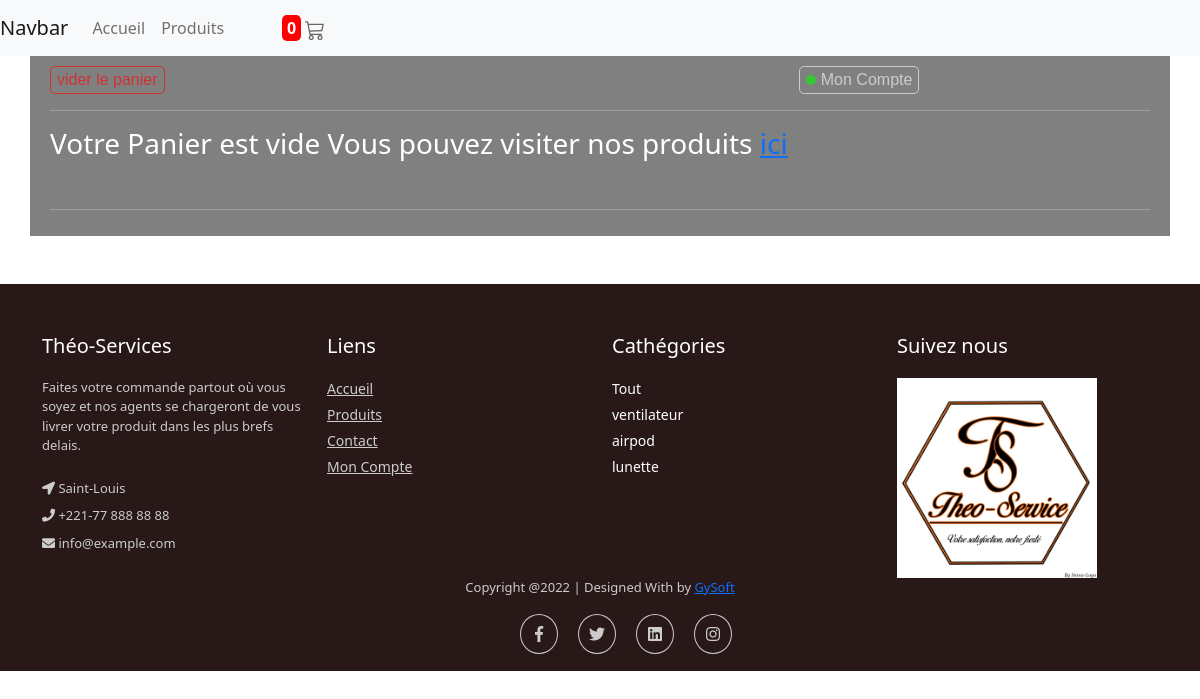
Screenshot of /theo/nom_panier/ (signed in) with the database file from the repository.
### theo/models.py (models this page shows, shortened)
class Cathegorie(models.Model):
	nom=models.CharField(max_length=30)
	date = models.DateTimeField(auto_now_add=True)

### theo/views.py (the view, shortened to what this page needs)
# urls.py: path('nom_panier/',views.mon_panier,name='mon_panier'),
def mon_panier(request):
	if not request.user.is_authenticated:
		return redirect('home')
	if request.method=='POST':
		prod = get_object_or_404(Produit,pk=request.POST.get('id'))
		pan = Commande.objects.get(produit=prod,user=request.user,commanded=False)
		pan.qte = request.POST.get('nb')
		pan.save()
	nb_panier = 0
	if request.user.is_authenticated:
		nb_panier = Commande.objects.all().filter(commanded=False,user=request.user).count()
	paniers = Commande.objects.all().filter(user=request.user,commanded=False)
	vide = True
	if paniers.exists():
		vide = False
	produits=[]
	context={'produits':produits,'nb_panier':nb_panier,'cathegories':cathegories,'vide':vide}
	return render(request,'panier.html',context)

### theo/templates/panier.html (shortened to what this page needs)
{% extends "base.html" %}
{% block content %}
	<div class="container header mb-5">
		<div class="account-header">
			<div class="row">
				{% if user.is_authenticated %}
					<div class="col-md-8 col-5">
						<a href="{% url 'vider_panier' %}" class="header-link souligne" onclick="return confirm('Voulez vous vider votre panier ?')"><button class="form-btn" style="border:1px solid red;color:red">vider le panier</button></a>
					</div>
					<div class="col-md-4 col-7">
						<a href="{% url 'compte' %}" class="header-link souligne"><button class="form-btn"><div class="online-div"></div> Mon Compte</button></a>
					</div>
				{% else %}
					<div class="col-md-8 col-5">
					</div>
					<div class="col-md-4 col-7">
						<a href="{% url 'register_view' %}" class="header-link souligne"><b>Inscription</b></a> / <a href="{% url 'login_view' %}" class="header-link souligne"><b>Connexion</b></a>
					</div>
				{% endif %}
			</div>
		</div>
		<hr>
		<div class="row">
			{% for prod in produits %}
				<div class="panier-prod">
					<div class="row">
						<div class="col-md-4">
							<img src="{{prod.image.url}}" class="panier-img">
						</div>
						<div class="col-md-4">
							<h3><strong>{{prod.nom}}</strong></h3><br><br>
							<strong>Prix : </strong><strong id="prix" class="prix">{{prod.prix}}</strong> Fcfa <br>
						</div>
						<div class="col-md-3">
							<form method="post">
								{% csrf_token %}
								<input type="hidden" name="id" value="{{prod.id}}">
								<p> <strong>Quantité</strong> <button class="form-btn moins">-</button> <input readonly="true" min="1" max="5" id="nb" class="form-btn nbs" type="text" name="nb" value="{{prod.nb}}" style="width:30px">
								<button class="form-btn plus" onclick="actu()">+</button> </p>
								<br>
							</form>
								<a href="{% url 'supp_panier' id_produit=prod.id %}" onclick="return confirm('Voulez vous supprimer ce produit ?')">
									<button class="form-btn" style="border:1px solid red;color:red;opacity:.7">
										<svg xmlns="http://www.w3.org/2000/svg" width="16" height="16" fill="currentColor" class="bi bi-x-square" viewBox="0 0 16 16">
										  <path d="M14 1a1 1 0 0 1 1 1v12a1 1 0 0 1-1 1H2a1 1 0 0 1-1-1V2a1 1 0 0 1 1-1h12zM2 0a2 2 0 0 0-2 2v12a2 2 0 0 0 2 2h12a2 2 0 0 0 2-2V2a2 2 0 0 0-2-2H2z"/>
										  <path d="M4.646 4.646a.5.5 0 0 1 .708 0L8 7.293l2.646-2.647a.5.5 0 0 1 .708.708L8.707 8l2.647 2.646a.5.5 0 0 1-.708.708L8 8.707l-2.646 2.647a.5.5 0 0 1-.708-.708L7.293 8 4.646 5.354a.5.5 0 0 1 0-.708z"/>
										</svg> supprimer
									</button>
								</a>
						</div>
					</div>
				</div>
				{% if not forloop.last %}
					<hr class="mt-2">
				{% endif %}
			{% empty %}
				<div class="row">
					<h3>Votre Panier est vide Vous pouvez visiter nos produits <a href="{% url 'home' %}#Produits">ici</a></h3>
				</div>
			{% endfor %}
		</div>
		<br><hr>
	</div>
{% endblock content %}

### theo/templates/base.html (shortened to what this page needs)
{% load static %}
<!DOCTYPE html>
<html lang="fr" dir="ltr">
  <head>
    <link rel="stylesheet" href="{% static 'css/bootstrap.min.css' %}">
    <link rel="stylesheet" href="{% static 'css/font-awesome.min.css'%}">
    <link rel="stylesheet" href="{% static 'css/bootstrap-theme.css' %}" media="screen" >
    <link rel="stylesheet" href="{% static 'css/main.css' %}">
    <link rel="stylesheet" href="https://use.fontawesome.com/releases/v5.2.0/css/all.css">
  </head>
  <body>
    <nav class="navbar navbar-expand-lg navbar-light bg-light">
  <a class="navbar-brand" href="#">Navbar</a>
  <div class="collapse navbar-collapse" id="navbarSupportedContent">
    <ul class="navbar-nav mr-auto">
      <li class="nav-item active">
        <a href="{% url 'home' %}" class="nav-link">Accueil</a>
      </li>
      <li class="nav-item">
        <a href="{% url 'home' %}#Produits" class="nav-link">Produits</a>
      </li>
      <li class="nav-item" style="width:50px">
      </li>
    </ul>
      <div class="my-2 my-lg-0 ml-2" style="">
        <center>
      {% if user.is_authenticated %}
        <strong class="rond">{{nb_panier}}</strong>
        <a href="{% url 'mon_panier' %}">
        </a>
      {% endif %}
      </div>
  </div>
</nav>
    {% block content %}
    {% endblock content %}
  <footer class="footer">
    <div class="container">
      <div class="row">
        <div class="col-md-3">
          <h5 class="headin5_amrc col_white_amrc pt2">Théo-Services</h5>
          <p class="mb10">Faites votre commande partout où vous soyez et nos agents se chargeront de vous livrer votre produit dans les plus brefs delais.</p>
          <p><i class="fa fa-location-arrow"></i> Saint-Louis </p>
          <p><i class="fa fa-phone"></i>  +221-77 888 88 88  </p>
          <p><i class="fa fa fa-envelope"></i> info@example.com  </p>
        </div>
        <div class="col-md-3">
          <h5 class="headin5_amrc col_white_amrc pt2">Liens</h5>
          <ul class="footer_ul_amrc">
              <li><a href="{% url 'home' %}">Accueil</a></li>
              <li><a href="{% url 'home' %}#Produits">Produits</a></li>
              <li><a href="{% url 'contact' %}">Contact</a></li>
              {% if user.is_authenticated %}
                <li><a href="{% url 'compte' %}">Mon Compte</a></li>
              {% else %}
                <li><a href="{% url 'register_view' %}">Inscription</a></li>
                <li><a href="{% url 'login_view' %}">Connexion</a></li>
              {% endif %}
          </ul>
        </div>
        <div class="col-md-3">
          <h5 class="headin5_amrc col_white_amrc pt2">Cathégories</h5>
          <ul class="footer_ul_amrc">
            {% for cath in cathegories %}
              <li>{{cath.nom}}</li>
            {% endfor %}
          </ul>
        </div>
        <div class="col-md-3">
          <h5 class="headin5_amrc col_white_amrc pt2">Suivez nous</h5>
          <img class="logo" src="{% static "img_sta/logo.jpg" %}"></img>
        </div>
      </div>
    </div>
<div class="container">
    <p class="text-center">Copyright @2022 | Designed With by <a href="https://gysoft.herokuapp.com/">GySoft</a></p>
    <ul class="social_footer_ul">
    <li><a href=""><i class="fab fa-facebook-f"></i></a></li>
    <li><a href=""><i class="fab fa-twitter"></i></a></li>
    <li><a href=""><i class="fab fa-linkedin"></i></a></li>
    <li><a href=""><i class="fab fa-instagram"></i></a></li>
    </ul>
</div>
</footer>

### static/css/main.css (style rules this page uses)
.col_white_amrc { color:#FFF; }
footer { width:100%; background-color:#263238; min-height:250px; padding:10px 0px 25px 0px ;background: red; }
.pt2 { padding-top:40px ; margin-bottom:20px ; }
footer p { font-size:13px; color:#CCC; padding-bottom:0px; margin-bottom:8px; }
.mb10 { padding-bottom:15px ; }
.footer_ul_amrc { margin:0px ; list-style-type:none ; font-size:14px; padding:0px 0px 10px 0px ; }
.footer_ul_amrc li { padding:0px 0px 5px 0px; }
.footer_ul_amrc li a { color:#CCC; }
.social_footer_ul { display:table; margin:15px auto 0 auto; list-style-type:none; }
.social_footer_ul li { padding-left:20px; padding-top:10px; float:left; }
.social_footer_ul li a { color:#CCC; border:1px solid #CCC; padding:8px; border-radius:50%; }
.social_footer_ul li i { width:20px; height:20px; text-align:center; }
body { padding: 0; margin: 0; }
.rond { padding: 2px 5px; background-color: red; border-radius: 5px; color : white; }
.footer { color : white; background-color: rgb(41, 24, 24); }
.form-btn { color: white; background-color: rgba(0, 0, 0, 0); border: none; border: 1px solid white; border-radius: 5px; }
.header { background-color: gray; padding: 10px 20px; color : white; }
.header-link { text-decoration: none; opacity: .6; color: black; font-family: sans-serif ; }
.souligne { text-decoration: underline; }
.logo { width: 200px; }
.online-div { display: inline-block; background-color: rgb(0,250,0); width: 10px; height: 10px; border-radius: 10px; }

### rows the page displays
Cathegorie: nom "Tout"
Cathegorie: nom "ventilateur"
Cathegorie: nom "airpod"
Cathegorie: nom "lunette"

### other values shown
{{ nb_panier }} "0"
